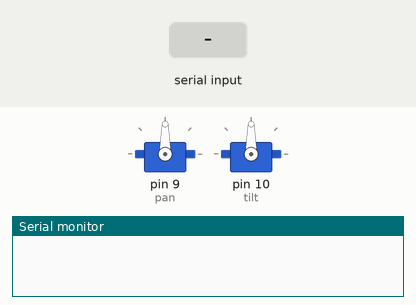
This sketch was run on a simulated Arduino Uno, built with avr-gcc and run on an emulated ATmega328P. Shown: 2 × servo, the last lines printed to the serial monitor. The inputs (shaded band) are chosen by the test bench.

Above: at 1.3 s.
1.4 s: "90,45\n" received over Serial
At 2.6 s:
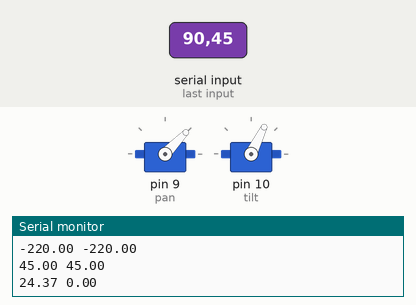
2.9 s: "30,150\n" received over Serial
At 3.8 s:
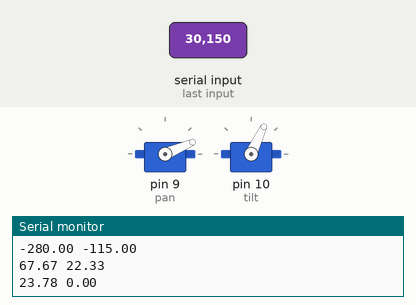
4.4 s: "5\n" received over Serial
At 4.8 s:
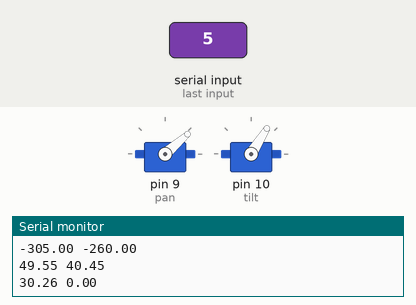
Timing chart, 0 to 7.4 s (numbered marks = the images above; inputs shaded):
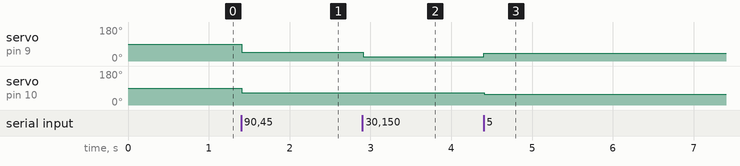

Measured:
- after the input at 1.4 s, servo on pin 9 (pan): 90° → 46° at once; servo on pin 10 (tilt): 90° → 64° at once
- after the input at 2.9 s, servo on pin 9 (pan): 46° → 23° at once; servo on pin 10 (tilt): 64° → 65° at once
- after the input at 4.4 s, servo on pin 9 (pan): 23° → 41° at once; servo on pin 10 (tilt): 65° → 58° at once

The sketch:

target_move.ino
```cpp
#include <Servo.h>
#include <math.h>


Servo pan;
Servo tilt;
// Servo left_base;
// Servo left_base;  // create servo object to control a servo
float Ti=310;
float Tj=265;

float Tx;
float Ty;
float Dw;  //difference x
float Dh;  //difference y


int pan_pos = 90;
float pan_deg;
float pan_final;

int tilt_pos = 90;
float tilt_deg;
float tilt_final;

float deltaX;
float deltaY;

float dia_p;
float dia_cm;
float pixel=0.046875;

float hei = 32.2;


void setup() {
Serial.begin(9600);
pan.attach(9);
tilt.attach(10);
pan.write(90);
tilt.write(90);

delay(100);

}

void loop()

{
    if (Serial.available() > 0)
    {

        String data = Serial.readStringUntil('\n');
        int commaIndex = data.indexOf(',');
        String xString = data.substring(0, commaIndex);
        String yString = data.substring(commaIndex + 1);
        Tx = xString.toFloat();
        Ty = yString.toFloat();
        Serial.print(Tx);
        Serial.print(" ");
        Serial.println(Ty);

        Dw = Tx-Ti;
        Dh = Ty-Tj;
        Serial.print(Dw);
        Serial.print(" ");
        Serial.println(Dh);


        pan_deg = atan(Dw/Dh);
        pan_deg = degrees(pan_deg);
        pan_final=pan_pos-pan_deg;
        pan.write(pan_final+1);
        Serial.print(pan_deg);
        Serial.print(" ");
        Serial.println(pan_final);

        deltaX = Tx - Ti;
        deltaY = Ty - Tj;
        dia_p = sqrt(sq(deltaX) + sq(deltaY));
        dia_cm = dia_p * pixel;
        tilt_deg = atan(dia_cm/hei);
        tilt_deg = degrees(tilt_deg);

//        tilt_final=tilt_pos-tilt_deg;
        tilt.write(tilt_pos-tilt_deg-1);
        Serial.print(tilt_deg);
        Serial.print(" ");
        Serial.println(tilt_final);
        Serial.println("");
//        delay(700);
//

    }
}
```
